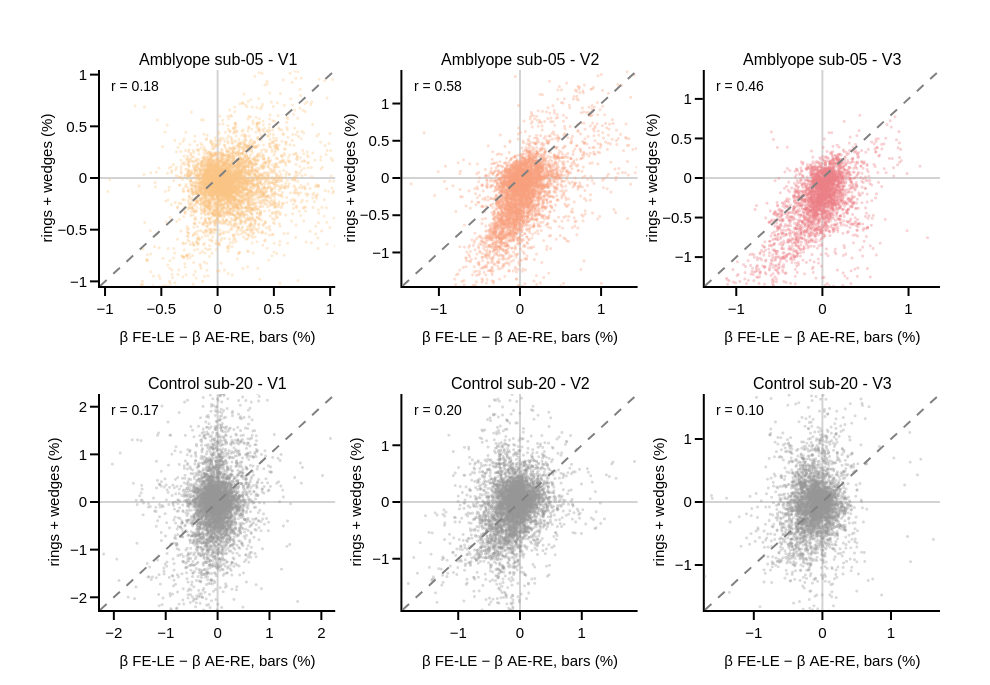

The code cell stored with this chart in its notebook:
### Code cell
# Figure A: split-half maps of representative subjects (as Nasr Fig. 6)
early = ['V1', 'V2', 'V3']
mean_r = df_sh[(df_sh.split == 'stimulus') & df_sh.roi.isin(early)].groupby(['group', 'subject']).r_true.mean()
examples = {g: (mean_r[g] - mean_r[g].median()).abs().idxmin() for g in groups}
print('Representative subjects:', examples)

fig = make_subplots(rows=2, cols=3, horizontal_spacing=0.08, vertical_spacing=0.2,
                    subplot_titles=['{} {} - {}'.format(group_labels[g][:-1], examples[g], roi) for g in groups for roi in early])
for r_i, group in enumerate(groups, start=1):
    sv = sh_vertex[examples[group]]
    for c_i, roi in enumerate(early, start=1):
        m = sv['keep'] & (sv['roi'] == roi) & np.isfinite(sv['d_A']) & np.isfinite(sv['d_B'])
        x_v, y_v = sv['d_A'][m], sv['d_B'][m]
        lim = np.nanpercentile(np.abs(np.concatenate([x_v, y_v])), 99)
        n = (r_i - 1) * 3 + c_i
        xref, yref = 'x{}'.format('' if n == 1 else n), 'y{}'.format('' if n == 1 else n)
        fig.add_shape(type='line', x0=-lim, x1=lim, y0=-lim, y1=lim, xref=xref, yref=yref, line=dict(color='grey', dash='dash'))
        fig.add_trace(go.Scattergl(x=x_v, y=y_v, mode='markers', showlegend=False,
                                   marker=dict(size=3, opacity=0.35, color=roi_colors_rgb[roi] if group == 'patient' else ctrl_color)),     # all kept vertices shown, r weighted
                      row=r_i, col=c_i)
        fig.add_annotation(x=0.04, y=0.97, xref='{} domain'.format(xref), yref='{} domain'.format(yref), xanchor='left', yanchor='top',
                           text='r = {:.2f}'.format(wcorr(x_v, y_v, sv['w'][m])), showarrow=False, font=dict(size=14))
        fig.update_xaxes(range=[-lim, lim], row=r_i, col=c_i)
        fig.update_yaxes(range=[-lim, lim], row=r_i, col=c_i)
fig.update_xaxes(title_text='β FE-LE − β AE-RE, bars (%)', showline=True, zeroline=True, zerolinecolor='lightgrey')
fig.update_yaxes(title_text='rings + wedges (%)', showline=True, zeroline=True, zerolinecolor='lightgrey')
fig.update_layout(template=fig_template, height=2 * rois_plot_height * 1.4 + fig_margin[1] + fig_margin[3],
                  width=3 * rois_plot_height * 1.4 + fig_margin[0] + fig_margin[2],
                  margin_l=fig_margin[0], margin_t=fig_margin[1] + 20, margin_r=fig_margin[2], margin_b=fig_margin[3])
fig.show()
fig.write_image('{}/od_q5_A_split_half_maps.pdf'.format(fig_dir))

### Figure 1 — Plotly figure (JSON) as saved in the notebook; plotly's stock layout.template omitted (floating-point values rounded to 4 significant figures; data arrays with more than 128 entries replaced by an {"elided": "..."} marker saying what was removed)
{"data": [{"marker": {"color": "rgb(250, 196, 132)", "opacity": 0.35, "size": 3}, "mode": "markers", "showlegend": false, "type": "scattergl", "x": {"elided": "4662 float values"}, "xaxis": "x", "y": {"elided": "4662 float values"}, "yaxis": "y"}, {"marker": {"color": "rgb(248, 160, 126)", "opacity": 0.35, "size": 3}, "mode": "markers", "showlegend": false, "type": "scattergl", "x": {"elided": "4717 float values"}, "xaxis": "x2", "y": {"elided": "4717 float values"}, "yaxis": "y2"}, {"marker": {"color": "rgb(235, 127, 134)", "opacity": 0.35, "size": 3}, "mode": "markers", "showlegend": false, "type": "scattergl", "x": {"elided": "3209 float values"}, "xaxis": "x3", "y": {"elided": "3209 float values"}, "yaxis": "y3"}, {"marker": {"color": "rgb(150,150,150)", "opacity": 0.35, "size": 3}, "mode": "markers", "showlegend": false, "type": "scattergl", "x": {"elided": "6269 float values"}, "xaxis": "x4", "y": {"elided": "6269 float values"}, "yaxis": "y4"}, {"marker": {"color": "rgb(150,150,150)", "opacity": 0.35, "size": 3}, "mode": "markers", "showlegend": false, "type": "scattergl", "x": {"elided": "5379 float values"}, "xaxis": "x5", "y": {"elided": "5379 float values"}, "yaxis": "y5"}, {"marker": {"color": "rgb(150,150,150)", "opacity": 0.35, "size": 3}, "mode": "markers", "showlegend": false, "type": "scattergl", "x": {"elided": "4147 float values"}, "xaxis": "x6", "y": {"elided": "4147 float values"}, "yaxis": "y6"}], "layout": {"annotations": [{"font": {"size": 16}, "showarrow": false, "text": "Amblyope sub-05 - V1", "x": 0.14, "xanchor": "center", "xref": "paper", "y": 1, "yanchor": "bottom", "yref": "paper"}, {"font": {"size": 16}, "showarrow": false, "text": "Amblyope sub-05 - V2", "x": 0.5, "xanchor": "center", "xref": "paper", "y": 1, "yanchor": "bottom", "yref": "paper"}, {"font": {"size": 16}, "showarrow": false, "text": "Amblyope sub-05 - V3", "x": 0.86, "xanchor": "center", "xref": "paper", "y": 1, "yanchor": "bottom", "yref": "paper"}, {"font": {"size": 16}, "showarrow": false, "text": "Control sub-20 - V1", "x": 0.14, "xanchor": "center", "xref": "paper", "y": 0.4, "yanchor": "bottom", "yref": "paper"}, {"font": {"size": 16}, "showarrow": false, "text": "Control sub-20 - V2", "x": 0.5, "xanchor": "center", "xref": "paper", "y": 0.4, "yanchor": "bottom", "yref": "paper"}, {"font": {"size": 16}, "showarrow": false, "text": "Control sub-20 - V3", "x": 0.86, "xanchor": "center", "xref": "paper", "y": 0.4, "yanchor": "bottom", "yref": "paper"}, {"font": {"size": 14}, "showarrow": false, "text": "r = 0.18", "x": 0.04, "xanchor": "left", "xref": "x domain", "y": 0.97, "yanchor": "top", "yref": "y domain"}, {"font": {"size": 14}, "showarrow": false, "text": "r = 0.58", "x": 0.04, "xanchor": "left", "xref": "x2 domain", "y": 0.97, "yanchor": "top", "yref": "y2 domain"}, {"font": {"size": 14}, "showarrow": false, "text": "r = 0.46", "x": 0.04, "xanchor": "left", "xref": "x3 domain", "y": 0.97, "yanchor": "top", "yref": "y3 domain"}, {"font": {"size": 14}, "showarrow": false, "text": "r = 0.17", "x": 0.04, "xanchor": "left", "xref": "x4 domain", "y": 0.97, "yanchor": "top", "yref": "y4 domain"}, {"font": {"size": 14}, "showarrow": false, "text": "r = 0.20", "x": 0.04, "xanchor": "left", "xref": "x5 domain", "y": 0.97, "yanchor": "top", "yref": "y5 domain"}, {"font": {"size": 14}, "showarrow": false, "text": "r = 0.10", "x": 0.04, "xanchor": "left", "xref": "x6 domain", "y": 0.97, "yanchor": "top", "yref": "y6 domain"}], "height": 685, "margin": {"b": 75, "l": 100, "r": 50, "t": 70}, "shapes": [{"line": {"color": "grey", "dash": "dash"}, "type": "line", "x0": -1.045, "x1": 1.045, "xref": "x", "y0": -1.045, "y1": 1.045, "yref": "y"}, {"line": {"color": "grey", "dash": "dash"}, "type": "line", "x0": -1.45, "x1": 1.45, "xref": "x2", "y0": -1.45, "y1": 1.45, "yref": "y2"}, {"line": {"color": "grey", "dash": "dash"}, "type": "line", "x0": -1.365, "x1": 1.365, "xref": "x3", "y0": -1.365, "y1": 1.365, "yref": "y3"}, {"line": {"color": "grey", "dash": "dash"}, "type": "line", "x0": -2.267, "x1": 2.267, "xref": "x4", "y0": -2.267, "y1": 2.267, "yref": "y4"}, {"line": {"color": "grey", "dash": "dash"}, "type": "line", "x0": -1.903, "x1": 1.903, "xref": "x5", "y0": -1.903, "y1": 1.903, "yref": "y5"}, {"line": {"color": "grey", "dash": "dash"}, "type": "line", "x0": -1.715, "x1": 1.715, "xref": "x6", "y0": -1.715, "y1": 1.715, "yref": "y6"}], "width": 990, "xaxis": {"anchor": "y", "domain": [0, 0.28], "range": [-1.045, 1.045], "showline": true, "title": {"text": "β FE-LE − β AE-RE, bars (%)"}, "type": "linear", "zeroline": true, "zerolinecolor": "lightgrey"}, "xaxis2": {"anchor": "y2", "domain": [0.36, 0.64], "range": [-1.45, 1.45], "showline": true, "title": {"text": "β FE-LE − β AE-RE, bars (%)"}, "type": "linear", "zeroline": true, "zerolinecolor": "lightgrey"}, "xaxis3": {"anchor": "y3", "domain": [0.72, 1], "range": [-1.365, 1.365], "showline": true, "title": {"text": "β FE-LE − β AE-RE, bars (%)"}, "type": "linear", "zeroline": true, "zerolinecolor": "lightgrey"}, "xaxis4": {"anchor": "y4", "domain": [0, 0.28], "range": [-2.267, 2.267], "showline": true, "title": {"text": "β FE-LE − β AE-RE, bars (%)"}, "type": "linear", "zeroline": true, "zerolinecolor": "lightgrey"}, "xaxis5": {"anchor": "y5", "domain": [0.36, 0.64], "range": [-1.903, 1.903], "showline": true, "title": {"text": "β FE-LE − β AE-RE, bars (%)"}, "type": "linear", "zeroline": true, "zerolinecolor": "lightgrey"}, "xaxis6": {"anchor": "y6", "domain": [0.72, 1], "range": [-1.715, 1.715], "showline": true, "title": {"text": "β FE-LE − β AE-RE, bars (%)"}, "type": "linear", "zeroline": true, "zerolinecolor": "lightgrey"}, "yaxis": {"anchor": "x", "domain": [0.6, 1], "range": [-1.045, 1.045], "showline": true, "title": {"text": "rings + wedges (%)"}, "type": "linear", "zeroline": true, "zerolinecolor": "lightgrey"}, "yaxis2": {"anchor": "x2", "domain": [0.6, 1], "range": [-1.45, 1.45], "showline": true, "title": {"text": "rings + wedges (%)"}, "type": "linear", "zeroline": true, "zerolinecolor": "lightgrey"}, "yaxis3": {"anchor": "x3", "domain": [0.6, 1], "range": [-1.365, 1.365], "showline": true, "title": {"text": "rings + wedges (%)"}, "type": "linear", "zeroline": true, "zerolinecolor": "lightgrey"}, "yaxis4": {"anchor": "x4", "domain": [0, 0.4], "range": [-2.267, 2.267], "showline": true, "title": {"text": "rings + wedges (%)"}, "type": "linear", "zeroline": true, "zerolinecolor": "lightgrey"}, "yaxis5": {"anchor": "x5", "domain": [0, 0.4], "range": [-1.903, 1.903], "showline": true, "title": {"text": "rings + wedges (%)"}, "type": "linear", "zeroline": true, "zerolinecolor": "lightgrey"}, "yaxis6": {"anchor": "x6", "domain": [0, 0.4], "range": [-1.715, 1.715], "showline": true, "title": {"text": "rings + wedges (%)"}, "type": "linear", "zeroline": true, "zerolinecolor": "lightgrey"}}}
